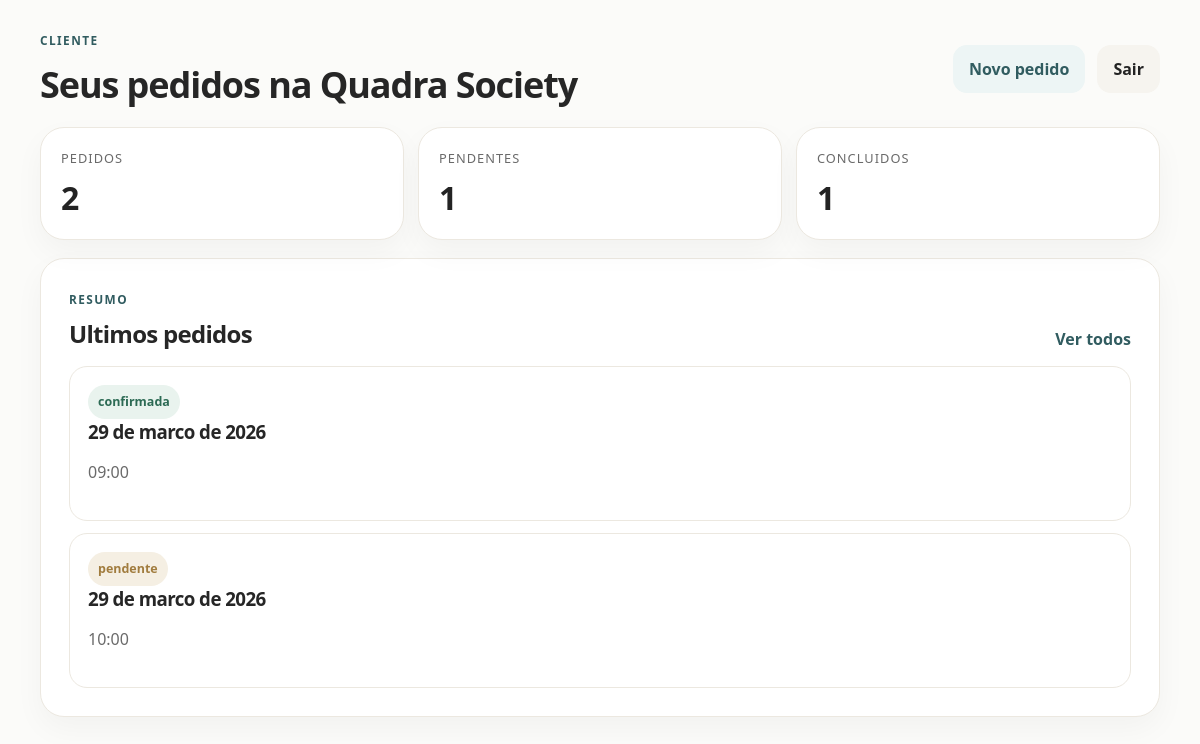
/painel-cliente (signed in), run on the app's committed database.
### tables this page shows
CREATE TABLE reservas (
            id INTEGER PRIMARY KEY AUTOINCREMENT,
            nome TEXT,
            telefone TEXT,
            quadra TEXT,
            data_reserva TEXT,
            horario TEXT,
            usuario_id INTEGER
        , quadra_id INTEGER, status TEXT NOT NULL DEFAULT 'confirmada', observacao_admin TEXT);

### app.py (the view)
@app.route("/painel-cliente")
@customer_required
def painel_cliente():
    conn = get_conn()
    c = conn.cursor()
    c.execute("SELECT COUNT(*) AS total FROM reservas WHERE usuario_id = ?", (session["usuario_id"],))
    total = c.fetchone()["total"]
    c.execute(
        "SELECT COUNT(*) AS total FROM reservas WHERE usuario_id = ? AND status = 'pendente'",
        (session["usuario_id"],),
    )
    pendentes = c.fetchone()["total"]
    c.execute(
        "SELECT COUNT(*) AS total FROM reservas WHERE usuario_id = ? AND status = 'confirmada'",
        (session["usuario_id"],),
    )
    confirmadas = c.fetchone()["total"]
    c.execute(
        """
        SELECT *
        FROM reservas
        WHERE usuario_id = ?
        ORDER BY data_reserva, horario
        LIMIT 5
    """,
        (session["usuario_id"],),
    )
    reservas = serialize_reservas(c.fetchall())
    conn.close()
    stats = [
        {"label": "Pedidos", "value": total},
        {"label": "Pendentes", "value": pendentes},
        {"label": "Concluidos", "value": confirmadas},
    ]
    return render_template("dashboard_cliente.html", stats=stats, reservas=reservas, quadra=get_public_info())

### app.py (called while the page is built)
def get_conn():
    conn = sqlite3.connect("banco.db")
    conn.row_factory = sqlite3.Row
    return conn

def format_date_pt(value):
    try:
        parsed = datetime.strptime(value, "%Y-%m-%d").date()
    except (TypeError, ValueError):
        return value
    return f"{parsed.day:02d} de {MESES_PT[parsed.month - 1]} de {parsed.year}"

def customer_required(view):
    @wraps(view)
    def wrapped_view(*args, **kwargs):
        if not session.get("usuario_id"):
            return redirect(url_for("acesso"))
        if session.get("usuario_tipo") != "cliente":
            return redirect(url_for("dashboard"))
        return view(*args, **kwargs)
    return wrapped_view

def get_public_info():
    today = date.today().isoformat()
    conn = get_conn()
    c = conn.cursor()
    c.execute(
        """
        SELECT COUNT(*) AS total
        FROM reservas
        WHERE data_reserva = ? AND status IN ('pendente', 'confirmada')
    """,
        (today,),
    )
    blocked = c.fetchone()["total"]
    conn.close()
    return {
        "nome": QUADRA["nome"],
        "descricao": QUADRA["descricao"],
        "livres_hoje": max(len(HORARIOS) - blocked, 0),
        "admin_nome": QUADRA["admin_nome"],
    }

def serialize_reservas(rows):
    items = []
    for row in rows:
        item = dict(row)
        item["data_formatada"] = format_date_pt(row["data_reserva"])
        item["status_label"] = STATUS_LABELS.get(row["status"], row["status"])
        item["whatsapp_link"] = (
            f"https://wa.me/55{row['telefone']}?text="
            f"Sua%20reserva%20na%20{QUADRA['nome'].replace(' ', '%20')}%20"
            f"para%20{format_date_pt(row['data_reserva']).replace(' ', '%20')}%20"
            f"as%20{row['horario']}%20esta%20como%20{STATUS_LABELS.get(row['status'], row['status']).replace(' ', '%20')}"
        )
        items.append(item)
    return items

@app.context_processor
def inject_user():
    return {"usuario_logado": session.get("usuario_nome"), "usuario_tipo": session.get("usuario_tipo")}

### templates/dashboard_cliente.html (shortened to what this page needs)
{% extends "base.html" %}
{% block content %}
<main class="app-shell">
  <section class="topbar">
    <div>
      <span class="eyebrow">Cliente</span>
      <h1>Seus pedidos na {{ quadra.nome }}</h1>
    </div>
    <div class="topbar-actions">
      <a class="secondary-btn" href="{{ url_for('agendar') }}">Novo pedido</a>
      <a class="ghost-btn" href="{{ url_for('logout') }}">Sair</a>
    </div>
  </section>
  <section class="stats-grid three">
    {% for stat in stats %}
      <article class="stat-card">
        <span>{{ stat.label }}</span>
        <strong>{{ stat.value }}</strong>
      </article>
    {% endfor %}
  </section>
  <section class="content-card">
    <div class="section-head">
      <div>
        <span class="eyebrow">Resumo</span>
        <h2>Ultimos pedidos</h2>
      </div>
      <a class="text-link" href="{{ url_for('reservas') }}">Ver todos</a>
    </div>
    {% if reservas %}
      <div class="reservation-list">
        {% for reserva in reservas %}
          <article class="reservation-card">
            <span class="pill {{ reserva.status }}">{{ reserva.status }}</span>
            <h3>{{ reserva.data_formatada }}</h3>
            <p>{{ reserva.horario }}</p>
          </article>
        {% endfor %}
      </div>
    {% else %}
      <div class="empty-state">
        <h3>Nenhum pedido ainda</h3>
        <p>Escolha uma data e envie seu primeiro horario.</p>
      </div>
    {% endif %}
  </section>
</main>
{% endblock %}

### static/style.css (style rules this page uses)
:root { --bg: #fbfbf9; --card: #ffffff; --card-soft: #ffffff; --text: #232323; --muted: #6a6a6a; --line: #ece8e0; --primary: #315c60; --primary-soft: #edf5f5; --danger: #b0443d; --danger-soft: #f9ecea; --warning: #a17c3e; --warning-soft: #f5efe3; --success: #2c6a54; --success-soft: #e9f3ee; --shadow: 0 12px 30px rgba(33, 28, 20, 0.04); --radius-lg: 24px; --radius-md: 18px; --radius-sm: 12px; --font-main: "Trebuchet MS", "Segoe UI", sans-serif; }
* { box-sizing: border-box; }
body { margin: 0; background: var(--bg); color: var(--text); font-family: var(--font-main); }
a { color: inherit; text-decoration: none; }
.site-shell, .app-shell { width: min(1120px, calc(100% - 28px)); margin: 0 auto; padding: 28px 0 40px; }
.landing-hero, .content-card, .auth-panel, .quadra-card, .stat-card { background: var(--card); border: 1px solid var(--line); border-radius: var(--radius-lg); box-shadow: var(--shadow); }
.landing-hero, .content-card, .auth-panel { padding: 28px; }
.eyebrow { display: inline-block; color: var(--primary); text-transform: uppercase; letter-spacing: 0.12em; font-size: 0.74rem; font-weight: 800; }
h1, h2, h3, h4 { margin: 0; color: #262626; letter-spacing: -0.03em; }
h1 { font-size: clamp(1.8rem, 3vw, 2.5rem); margin-top: 10px; }
h2 { font-size: clamp(1.2rem, 2vw, 1.55rem); margin-top: 8px; }
p, span, small, li { color: var(--muted); line-height: 1.6; }
.hero-actions, .topbar-actions, .reservation-actions, .admin-actions, .submit-row, .hero-copy { display: flex; gap: 12px; flex-wrap: wrap; }
.primary-btn, .secondary-btn, .ghost-btn, .danger-btn, .tab-btn { display: inline-flex; align-items: center; justify-content: center; padding: 13px 16px; border-radius: 14px; font-weight: 800; }
.secondary-btn { background: var(--primary-soft); color: var(--primary); }
.ghost-btn { background: #f6f4ef; color: var(--text); }
.topbar { display: flex; justify-content: space-between; align-items: center; gap: 16px; margin-bottom: 18px; }
.stats-grid { display: grid; gap: 14px; margin-bottom: 18px; }
.stats-grid.three { grid-template-columns: repeat(3, 1fr); }
.stat-card { padding: 20px; display: grid; gap: 8px; }
.stat-card span { font-size: 0.8rem; text-transform: uppercase; letter-spacing: 0.08em; }
.stat-card strong { font-size: 2rem; color: var(--text); }
.section-head { display: flex; justify-content: space-between; align-items: end; gap: 12px; margin-bottom: 16px; }
.text-link { color: var(--primary); font-weight: 800; }
.reservation-list { display: grid; gap: 12px; }
.reservation-card { padding: 18px; border-radius: var(--radius-md); border: 1px solid var(--line); background: var(--card-soft); }
.pill { display: inline-flex; padding: 7px 10px; border-radius: 999px; background: #eee8de; color: #725d3f; font-size: 0.78rem; font-weight: 800; }
.pill.pendente { background: var(--warning-soft); color: var(--warning); }
.pill.confirmada { background: var(--success-soft); color: var(--success); }

### data on the page
reservas: status "confirmada", data_formatada "29 de marco de 2026", horario "09:00"
reservas: status "pendente", data_formatada "29 de marco de 2026", horario "10:00"

### other printed values
{{ quadra.nome }} "Quadra Society"
{{ stat.label }} "PEDIDOS" "PENDENTES" "CONCLUIDOS"
{{ stat.value }} "2" "1" "1"
